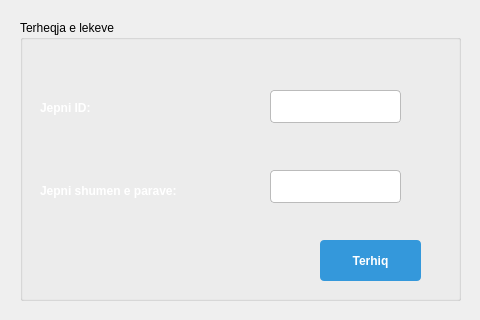
<?xml version="1.0" encoding="UTF-8"?>
<ui version="4.0">
 <class>money_get</class>
 <widget class="QDialog" name="money_get">
  <property name="geometry">
   <rect>
    <x>0</x>
    <y>0</y>
    <width>480</width>
    <height>320</height>
   </rect>
  </property>
  <property name="windowTitle">
   <string>Dialog</string>
  </property>
  <widget class="QGroupBox" name="groupBox">
   <property name="geometry">
    <rect>
     <x>20</x>
     <y>20</y>
     <width>441</width>
     <height>281</height>
    </rect>
   </property>
   <property name="title">
    <string>Terheqja e lekeve</string>
   </property>
   <widget class="QLabel" name="label">
    <property name="geometry">
     <rect>
      <x>20</x>
      <y>80</y>
      <width>81</width>
      <height>16</height>
     </rect>
    </property>
    <property name="styleSheet">
     <string notr="true">color: rgb(255, 255, 255);
    font-weight: bold;
    font: 700 12pt &quot;Arial Rounded MT&quot;;</string>
    </property>
    <property name="text">
     <string>Jepni ID:</string>
    </property>
   </widget>
   <widget class="QLabel" name="label_2">
    <property name="geometry">
     <rect>
      <x>20</x>
      <y>160</y>
      <width>251</width>
      <height>21</height>
     </rect>
    </property>
    <property name="styleSheet">
     <string notr="true">color: rgb(255, 255, 255);
    font-weight: bold;
    font: 700 12pt &quot;Arial Rounded MT&quot;;</string>
    </property>
    <property name="text">
     <string>Jepni shumen e parave:</string>
    </property>
   </widget>
   <widget class="QLineEdit" name="lineEdit">
    <property name="geometry">
     <rect>
      <x>250</x>
      <y>70</y>
      <width>131</width>
      <height>33</height>
     </rect>
    </property>
    <property name="styleSheet">
     <string notr="true">QLineEdit {
    padding: 8px;
    border: 1px solid #bbb;
    border-radius: 4px;
    background-color: #fff;
    selection-background-color: #3498db;
    min-height: 15px;
    
	color: rgb(3, 4, 4);
}

QLineEdit:focus {
    border: 1px solid #3498db;
}</string>
    </property>
   </widget>
   <widget class="QLineEdit" name="lineEdit_2">
    <property name="geometry">
     <rect>
      <x>250</x>
      <y>150</y>
      <width>131</width>
      <height>33</height>
     </rect>
    </property>
    <property name="styleSheet">
     <string notr="true">QLineEdit {
    padding: 8px;
    border: 1px solid #bbb;
    border-radius: 4px;
    background-color: #fff;
    selection-background-color: #3498db;
	color: rgb(0, 0, 0);
    min-height: 15px;
}

QLineEdit:focus {
    border: 1px solid #3498db;
}</string>
    </property>
   </widget>
   <widget class="QPushButton" name="terhiqLeke">
    <property name="geometry">
     <rect>
      <x>300</x>
      <y>220</y>
      <width>101</width>
      <height>41</height>
     </rect>
    </property>
    <property name="styleSheet">
     <string notr="true">QPushButton {
    background-color: #3498db;
    color: white;
    border: none;
    border-radius: 4px;
    padding: 10px 15px;
    font-weight: bold;
    min-width: 50px;
}

QPushButton:hover {
    background-color: #2980b9;
}

QPushButton:pressed {
    background-color: #1a5276;
}
</string>
    </property>
    <property name="text">
     <string>Terhiq</string>
    </property>
   </widget>
  </widget>
 </widget>
 <resources/>
 <connections/>
</ui>
